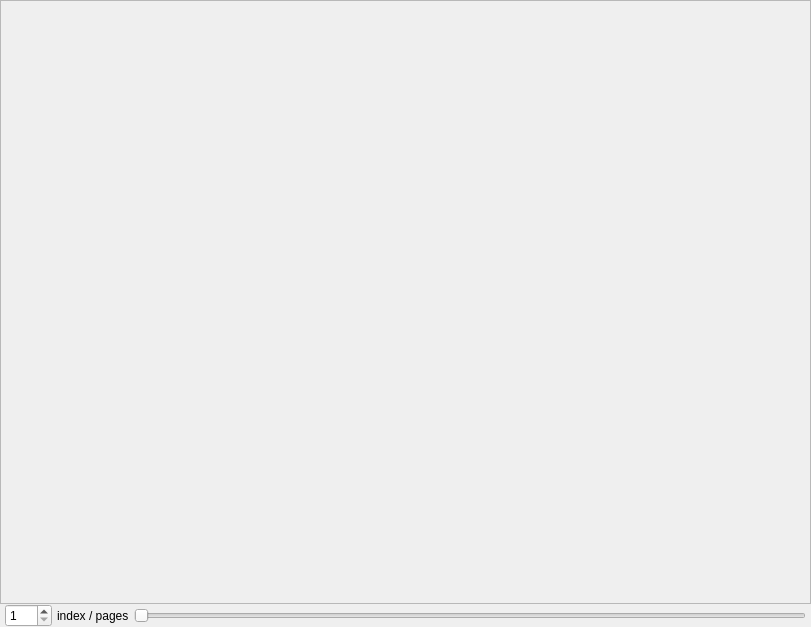
<?xml version="1.0" encoding="UTF-8"?>
<ui version="4.0">
 <class>Flow</class>
 <widget class="QWidget" name="Flow">
  <property name="geometry">
   <rect>
    <x>0</x>
    <y>0</y>
    <width>811</width>
    <height>627</height>
   </rect>
  </property>
  <property name="windowTitle">
   <string>Flow</string>
  </property>
  <property name="autoFillBackground">
   <bool>false</bool>
  </property>
  <layout class="QHBoxLayout" name="horizontalLayout_3">
   <property name="spacing">
    <number>0</number>
   </property>
   <property name="leftMargin">
    <number>0</number>
   </property>
   <property name="topMargin">
    <number>0</number>
   </property>
   <property name="rightMargin">
    <number>0</number>
   </property>
   <property name="bottomMargin">
    <number>0</number>
   </property>
   <item>
    <widget class="QWidget" name="toolbox" native="true">
     <property name="sizePolicy">
      <sizepolicy hsizetype="Minimum" vsizetype="Minimum">
       <horstretch>0</horstretch>
       <verstretch>0</verstretch>
      </sizepolicy>
     </property>
    </widget>
   </item>
   <item>
    <layout class="QVBoxLayout" name="vert1">
     <property name="spacing">
      <number>0</number>
     </property>
     <property name="leftMargin">
      <number>0</number>
     </property>
     <property name="topMargin">
      <number>0</number>
     </property>
     <property name="rightMargin">
      <number>0</number>
     </property>
     <property name="bottomMargin">
      <number>0</number>
     </property>
     <item>
      <layout class="QHBoxLayout" name="hori1">
       <property name="spacing">
        <number>0</number>
       </property>
       <property name="leftMargin">
        <number>0</number>
       </property>
       <property name="topMargin">
        <number>0</number>
       </property>
       <property name="rightMargin">
        <number>0</number>
       </property>
       <property name="bottomMargin">
        <number>0</number>
       </property>
       <item>
        <widget class="QScrollArea" name="scrollArea">
         <property name="widgetResizable">
          <bool>true</bool>
         </property>
         <widget class="QWidget" name="scrollAreaWidgetContents">
          <property name="geometry">
           <rect>
            <x>0</x>
            <y>0</y>
            <width>795</width>
            <height>597</height>
           </rect>
          </property>
          <layout class="QVBoxLayout" name="verticalLayout_2">
           <property name="spacing">
            <number>0</number>
           </property>
           <property name="leftMargin">
            <number>0</number>
           </property>
           <property name="topMargin">
            <number>0</number>
           </property>
           <property name="rightMargin">
            <number>0</number>
           </property>
           <property name="bottomMargin">
            <number>0</number>
           </property>
           <item>
            <widget class="QStackedWidget" name="stackedWidget">
             <widget class="QWidget" name="pageWidget"/>
             <widget class="QWidget" name="hiddenWidget"/>
            </widget>
           </item>
          </layout>
         </widget>
        </widget>
       </item>
      </layout>
     </item>
     <item>
      <layout class="QHBoxLayout" name="hori2">
       <property name="spacing">
        <number>5</number>
       </property>
       <property name="leftMargin">
        <number>5</number>
       </property>
       <property name="topMargin">
        <number>0</number>
       </property>
       <property name="rightMargin">
        <number>5</number>
       </property>
       <property name="bottomMargin">
        <number>0</number>
       </property>
       <item>
        <widget class="QSpinBox" name="pageSize">
         <property name="minimum">
          <number>1</number>
         </property>
         <property name="maximum">
          <number>100</number>
         </property>
        </widget>
       </item>
       <item>
        <widget class="QLabel" name="pageLabel">
         <property name="text">
          <string>index / pages</string>
         </property>
        </widget>
       </item>
       <item>
        <widget class="QSlider" name="pageSlider">
         <property name="orientation">
          <enum>Qt::Horizontal</enum>
         </property>
        </widget>
       </item>
      </layout>
     </item>
    </layout>
   </item>
  </layout>
 </widget>
 <resources/>
 <connections/>
</ui>
